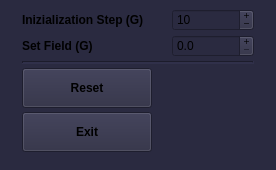
<?xml version="1.0" encoding="UTF-8"?>
<ui version="4.0">
 <class>MainWindow</class>
 <widget class="QMainWindow" name="MainWindow">
  <property name="geometry">
   <rect>
    <x>0</x>
    <y>0</y>
    <width>276</width>
    <height>170</height>
   </rect>
  </property>
  <property name="sizePolicy">
   <sizepolicy hsizetype="Fixed" vsizetype="Fixed">
    <horstretch>0</horstretch>
    <verstretch>0</verstretch>
   </sizepolicy>
  </property>
  <property name="minimumSize">
   <size>
    <width>276</width>
    <height>170</height>
   </size>
  </property>
  <property name="maximumSize">
   <size>
    <width>276</width>
    <height>170</height>
   </size>
  </property>
  <property name="sizeIncrement">
   <size>
    <width>0</width>
    <height>0</height>
   </size>
  </property>
  <property name="font">
   <font>
    <weight>50</weight>
    <bold>false</bold>
   </font>
  </property>
  <property name="windowTitle">
   <string>Field v 0.1</string>
  </property>
  <property name="styleSheet">
   <string notr="true">background-color: rgb(42,42,64);</string>
  </property>
  <widget class="QWidget" name="centralwidget">
   <property name="sizePolicy">
    <sizepolicy hsizetype="Fixed" vsizetype="Fixed">
     <horstretch>0</horstretch>
     <verstretch>0</verstretch>
    </sizepolicy>
   </property>
   <property name="minimumSize">
    <size>
     <width>276</width>
     <height>170</height>
    </size>
   </property>
   <property name="maximumSize">
    <size>
     <width>276</width>
     <height>170</height>
    </size>
   </property>
   <layout class="QHBoxLayout" name="horizontalLayout">
    <property name="topMargin">
     <number>9</number>
    </property>
    <item>
     <layout class="QGridLayout" name="gridLayout">
      <property name="sizeConstraint">
       <enum>QLayout::SetNoConstraint</enum>
      </property>
      <property name="leftMargin">
       <number>13</number>
      </property>
      <property name="topMargin">
       <number>0</number>
      </property>
      <property name="rightMargin">
       <number>13</number>
      </property>
      <property name="bottomMargin">
       <number>7</number>
      </property>
      <property name="horizontalSpacing">
       <number>20</number>
      </property>
      <property name="verticalSpacing">
       <number>4</number>
      </property>
      <item row="2" column="0" colspan="2">
       <widget class="Line" name="line_4">
        <property name="lineWidth">
         <number>2</number>
        </property>
        <property name="orientation">
         <enum>Qt::Horizontal</enum>
        </property>
       </widget>
      </item>
      <item row="1" column="1">
       <widget class="QDoubleSpinBox" name="Set_point">
        <property name="contextMenuPolicy">
         <enum>Qt::NoContextMenu</enum>
        </property>
        <property name="alignment">
         <set>Qt::AlignLeading|Qt::AlignLeft|Qt::AlignVCenter</set>
        </property>
        <property name="buttonSymbols">
         <enum>QAbstractSpinBox::PlusMinus</enum>
        </property>
        <property name="keyboardTracking">
         <bool>false</bool>
        </property>
        <property name="decimals">
         <number>1</number>
        </property>
        <property name="maximum">
         <double>9300.000000000000000</double>
        </property>
        <property name="singleStep">
         <double>0.500000000000000</double>
        </property>
       </widget>
      </item>
      <item row="0" column="0">
       <widget class="QLabel" name="label_2">
        <property name="font">
         <font>
          <weight>75</weight>
          <bold>true</bold>
         </font>
        </property>
        <property name="contextMenuPolicy">
         <enum>Qt::NoContextMenu</enum>
        </property>
        <property name="text">
         <string>Inizialization Step (G)</string>
        </property>
       </widget>
      </item>
      <item row="4" column="0">
       <widget class="QPushButton" name="button_off">
        <property name="minimumSize">
         <size>
          <width>130</width>
          <height>40</height>
         </size>
        </property>
        <property name="font">
         <font>
          <weight>75</weight>
          <bold>true</bold>
         </font>
        </property>
        <property name="contextMenuPolicy">
         <enum>Qt::NoContextMenu</enum>
        </property>
        <property name="text">
         <string>Exit</string>
        </property>
       </widget>
      </item>
      <item row="3" column="0">
       <widget class="QPushButton" name="button_stop">
        <property name="minimumSize">
         <size>
          <width>130</width>
          <height>40</height>
         </size>
        </property>
        <property name="font">
         <font>
          <weight>75</weight>
          <bold>true</bold>
         </font>
        </property>
        <property name="contextMenuPolicy">
         <enum>Qt::NoContextMenu</enum>
        </property>
        <property name="text">
         <string>Reset</string>
        </property>
       </widget>
      </item>
      <item row="1" column="0">
       <widget class="QLabel" name="label">
        <property name="minimumSize">
         <size>
          <width>130</width>
          <height>0</height>
         </size>
        </property>
        <property name="font">
         <font>
          <weight>75</weight>
          <bold>true</bold>
         </font>
        </property>
        <property name="contextMenuPolicy">
         <enum>Qt::NoContextMenu</enum>
        </property>
        <property name="text">
         <string>Set Field (G)</string>
        </property>
       </widget>
      </item>
      <item row="0" column="1">
       <widget class="QSpinBox" name="box_ini">
        <property name="contextMenuPolicy">
         <enum>Qt::NoContextMenu</enum>
        </property>
        <property name="buttonSymbols">
         <enum>QAbstractSpinBox::PlusMinus</enum>
        </property>
        <property name="keyboardTracking">
         <bool>false</bool>
        </property>
        <property name="minimum">
         <number>1</number>
        </property>
        <property name="maximum">
         <number>100</number>
        </property>
        <property name="value">
         <number>10</number>
        </property>
       </widget>
      </item>
     </layout>
    </item>
   </layout>
  </widget>
 </widget>
 <resources/>
 <connections/>
</ui>
